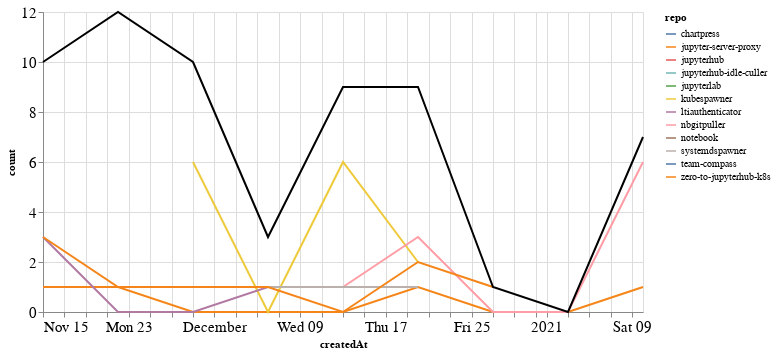

The notebook cell this image was saved under:
### Markdown cell above
### Comments

### Code cell
comments_time = comments.groupby('repo').resample('W', on='createdAt').count()['author'].reset_index()
comments_time = comments_time.rename(columns={'author': 'count'})
comments_time_total = comments_time.groupby('createdAt').agg({"count": "sum"}).reset_index()
ch1 = alt.Chart(comments_time, width=600).mark_line().encode(
    x='createdAt',
    y='count',
    color='repo',
    tooltip="repo"
)

ch2 = alt.Chart(comments_time_total, width=600).mark_line(color="black").encode(
    x='createdAt',
    y='count',
)

ch1 + ch2

### Figure 1 — Vega-Lite specification as saved in the notebook (floating-point values rounded to 4 significant figures)
{"config": {"axisLeft": {"labelFontSize": 15}, "axisBottom": {"labelFontSize": 15}}, "layer": [{"data": {"name": "data-965963981b37be65ae4a39116b0dad63"}, "mark": "line", "encoding": {"color": {"type": "nominal", "field": "repo"}, "tooltip": {"type": "nominal", "field": "repo"}, "x": {"type": "temporal", "field": "createdAt"}, "y": {"type": "quantitative", "field": "count"}}, "width": 600}, {"data": {"name": "data-dd9adb58de271c58f183c87b6357984d"}, "mark": {"type": "line", "color": "black"}, "encoding": {"x": {"type": "temporal", "field": "createdAt"}, "y": {"type": "quantitative", "field": "count"}}, "width": 600}], "$schema": "https://vega.github.io/schema/vega-lite/v4.8.1.json", "datasets": {"data-965963981b37be65ae4a39116b0dad63": [{"repo": "chartpress", "createdAt": "2020-11-22T00:00:00", "count": 3}, {"repo": "jupyter-server-proxy", "createdAt": "2020-11-15T00:00:00", "count": 1}, {"repo": "jupyter-server-proxy", "createdAt": "2020-11-22T00:00:00", "count": 1}, {"repo": "jupyter-server-proxy", "createdAt": "2020-11-29T00:00:00", "count": 0}, {"repo": "jupyter-server-proxy", "createdAt": "2020-12-06T00:00:00", "count": 0}, {"repo": "jupyter-server-proxy", "createdAt": "2020-12-13T00:00:00", "count": 0}, {"repo": "jupyter-server-proxy", "createdAt": "2020-12-20T00:00:00", "count": 1}, {"repo": "jupyter-server-proxy", "createdAt": "2020-12-27T00:00:00", "count": 0}, {"repo": "jupyter-server-proxy", "createdAt": "2021-01-03T00:00:00", "count": 0}, {"repo": "jupyter-server-proxy", "createdAt": "2021-01-10T00:00:00", "count": 1}, {"repo": "jupyterhub", "createdAt": "2020-11-22T00:00:00", "count": 1}, {"repo": "jupyterhub", "createdAt": "2020-11-29T00:00:00", "count": 1}, {"repo": "jupyterhub-idle-culler", "createdAt": "2020-11-15T00:00:00", "count": 3}, {"repo": "jupyterlab", "createdAt": "2020-11-22T00:00:00", "count": 5}, {"repo": "kubespawner", "createdAt": "2020-11-29T00:00:00", "count": 6}, {"repo": "kubespawner", "createdAt": "2020-12-06T00:00:00", "count": 0}, {"repo": "kubespawner", "createdAt": "2020-12-13T00:00:00", "count": 6}, {"repo": "kubespawner", "createdAt": "2020-12-20T00:00:00", "count": 2}, {"repo": "ltiauthenticator", "createdAt": "2020-11-15T00:00:00", "count": 3}, {"repo": "ltiauthenticator", "createdAt": "2020-11-22T00:00:00", "count": 0}, {"repo": "ltiauthenticator", "createdAt": "2020-11-29T00:00:00", "count": 0}, {"repo": "ltiauthenticator", "createdAt": "2020-12-06T00:00:00", "count": 1}, {"repo": "ltiauthenticator", "createdAt": "2020-12-13T00:00:00", "count": 1}, {"repo": "nbgitpuller", "createdAt": "2020-12-13T00:00:00", "count": 1}, {"repo": "nbgitpuller", "createdAt": "2020-12-20T00:00:00", "count": 3}, {"repo": "nbgitpuller", "createdAt": "2020-12-27T00:00:00", "count": 0}, {"repo": "nbgitpuller", "createdAt": "2021-01-03T00:00:00", "count": 0}, {"repo": "nbgitpuller", "createdAt": "2021-01-10T00:00:00", "count": 6}, {"repo": "notebook", "createdAt": "2020-11-22T00:00:00", "count": 1}, {"repo": "systemdspawner", "createdAt": "2020-12-06T00:00:00", "count": 1}, {"repo": "systemdspawner", "createdAt": "2020-12-13T00:00:00", "count": 1}, {"repo": "systemdspawner", "createdAt": "2020-12-20T00:00:00", "count": 1}, {"repo": "team-compass", "createdAt": "2020-11-29T00:00:00", "count": 2}, {"repo": "zero-to-jupyterhub-k8s", "createdAt": "2020-11-15T00:00:00", "count": 3}, {"repo": "zero-to-jupyterhub-k8s", "createdAt": "2020-11-22T00:00:00", "count": 1}, {"repo": "zero-to-jupyterhub-k8s", "createdAt": "2020-11-29T00:00:00", "count": 1}, {"repo": "zero-to-jupyterhub-k8s", "createdAt": "2020-12-06T00:00:00", "count": 1}, {"repo": "zero-to-jupyterhub-k8s", "createdAt": "2020-12-13T00:00:00", "count": 0}, {"repo": "zero-to-jupyterhub-k8s", "createdAt": "2020-12-20T00:00:00", "count": 2}, {"repo": "zero-to-jupyterhub-k8s", "createdAt": "2020-12-27T00:00:00", "count": 1}], "data-dd9adb58de271c58f183c87b6357984d": [{"createdAt": "2020-11-15T00:00:00", "count": 10}, {"createdAt": "2020-11-22T00:00:00", "count": 12}, {"createdAt": "2020-11-29T00:00:00", "count": 10}, {"createdAt": "2020-12-06T00:00:00", "count": 3}, {"createdAt": "2020-12-13T00:00:00", "count": 9}, {"createdAt": "2020-12-20T00:00:00", "count": 9}, {"createdAt": "2020-12-27T00:00:00", "count": 1}, {"createdAt": "2021-01-03T00:00:00", "count": 0}, {"createdAt": "2021-01-10T00:00:00", "count": 7}]}}
